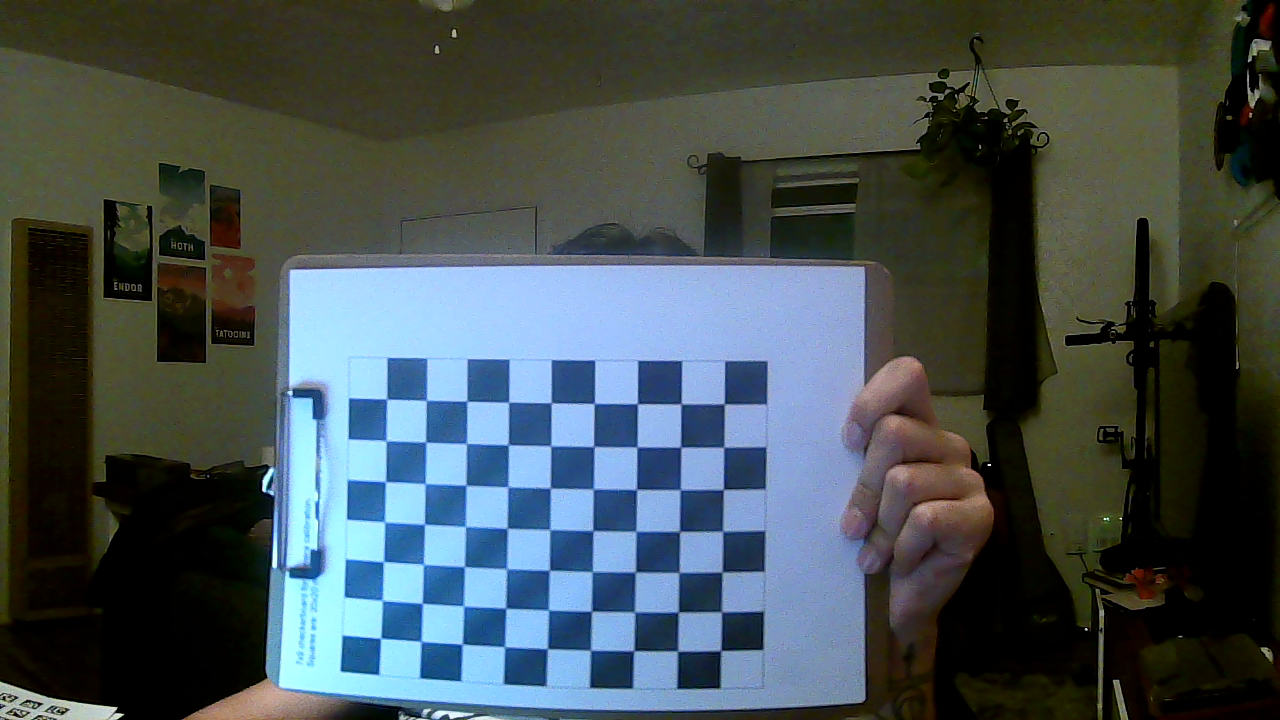
#> input picture Camera_Calibration/cal_01.png, 1280 x 720 px
$ python -i realsense_preview.py   (imports and definitions only)
#> lines starting #> are read from the running program, lines starting #| are printed output that depends on the picture; after the words box and inside, x2 and y2 are one past the last pixel; in counts of white or black regions, pixels touching at a corner belong together
#!/usr/bin/env python3
"""
RealSense D435i preview with zone marker + AprilTag detection.
Uses top-hat morphology + ring/center contrast for marker detection,
spatial clustering to separate zones, and temporal smoothing for stability.

Press 'q' to quit, 's' to save a snapshot.
Usage: python3 realsense_preview.py [--camera 10]
"""

import cv2
import numpy as np
import dt_apriltags
import sys
import time
import argparse
from collections import deque


# AprilTag assignments
TOOL_TAGS = {2: 'phillips', 3: 'hammer', 4: 'flathead'}
GRIPPER_TAG = 22

# Colors
PICKUP_COLOR = (0, 200, 0)
DROPOFF_COLOR = (0, 165, 255)
MARKER_COLOR = (0, 255, 255)
TAG_TOOL_COLOR = (0, 0, 255)
TAG_GRIP_COLOR = (255, 255, 0)

# Frame dimensions (set on startup)
FRAME_W = 640
FRAME_H = 480


def detect_zone_markers(gray):
    """Detect black-square-on-white-paper zone markers using top-hat."""
    tophat_k = cv2.getStructuringElement(cv2.MORPH_RECT, (25, 25))
    tophat = cv2.morphologyEx(gray, cv2.MORPH_TOPHAT, tophat_k)

    _, bright = cv2.threshold(tophat, 25, 255, cv2.THRESH_BINARY)

    clean_k = cv2.getStructuringElement(cv2.MORPH_RECT, (3, 3))
    bright = cv2.morphologyEx(bright, cv2.MORPH_CLOSE, clean_k, iterations=2)
    bright = cv2.morphologyEx(bright, cv2.MORPH_OPEN, clean_k, iterations=1)

    contours, _ = cv2.findContours(bright, cv2.RETR_EXTERNAL, cv2.CHAIN_APPROX_SIMPLE)

    markers = []
    for c in contours:
        area = cv2.contourArea(c)
        if area < 100 or area > 5000:
            continue

        peri = cv2.arcLength(c, True)
        approx = cv2.approxPolyDP(c, 0.05 * peri, True)

        x, y, w, h = cv2.boundingRect(c)
        aspect = float(w) / h if h > 0 else 0
        if aspect < 0.4 or aspect > 2.5:
            continue

        M = cv2.moments(c)
        if M['m00'] == 0:
            continue
        cx = int(M['m10'] / M['m00'])
        cy = int(M['m01'] / M['m00'])

        r_inner = max(w, h) // 4
        r_outer = max(w, h) // 2
        if r_inner < 2 or r_outer < 4:
            continue

        ys = np.arange(max(0, cy - r_outer), min(gray.shape[0], cy + r_outer + 1))
        xs = np.arange(max(0, cx - r_outer), min(gray.shape[1], cx + r_outer + 1))
        if len(ys) == 0 or len(xs) == 0:
            continue
        yg, xg = np.meshgrid(ys, xs, indexing='ij')
        dist = np.sqrt((xg - cx) ** 2 + (yg - cy) ** 2)

        center_mask = dist < r_inner
        ring_mask = (dist >= r_inner) & (dist < r_outer)

        roi = gray[max(0, cy - r_outer):min(gray.shape[0], cy + r_outer + 1),
                    max(0, cx - r_outer):min(gray.shape[1], cx + r_outer + 1)]

        if roi.shape != dist.shape:
            continue

        center_pixels = roi[center_mask]
        ring_pixels = roi[ring_mask]
        if len(center_pixels) < 3 or len(ring_pixels) < 3:
            continue

        if ring_pixels.mean() - center_pixels.mean() > 15:
            markers.append({
                'center': (cx, cy),
                'contour': approx,
                'area': area,
                'corners': approx.reshape(-1, 2),
            })

    return markers


# [67 lines left out: functions group_markers_into_zones, identify_zones, not called in this run]


class TemporalSmoother:
    """Smooths zone centroid positions over N frames to prevent jitter."""

    def __init__(self, window=8):
        self.window = window
        self.history = {}  # label -> deque of (cx, cy)

    # [147 lines left out: functions update, main, not called in this run]


# [2 lines not run here, left out]

>>> import cv2
>>> picture = cv2.imread('Camera_Calibration/cal_01.png', cv2.IMREAD_GRAYSCALE)
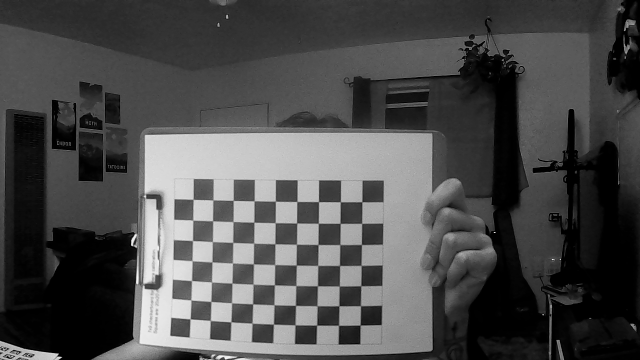
#> picture: shape (720, 1280) (shown at 1/2 size); min 0, max 251, mean 76.4
>>> result = detect_zone_markers(picture)
#> in detect_zone_markers, `tophat = cv2.morphologyEx(gray, cv2.MORPH_TOPHAT, tophat_k)`:
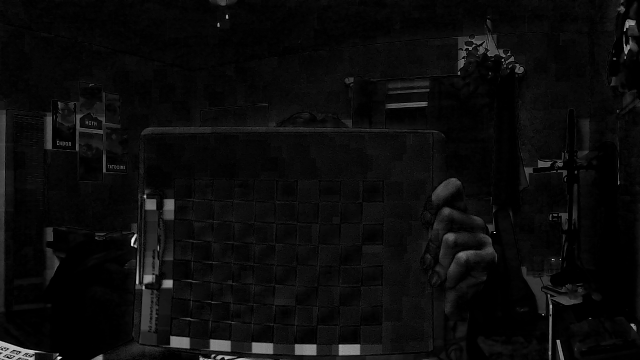
#> tophat: shape (720, 1280) (shown at 1/2 size); min 0, max 251, mean 11
#> in detect_zone_markers, `_, bright = cv2.threshold(tophat, 25, 255, cv2.THRESH_BINARY)`:
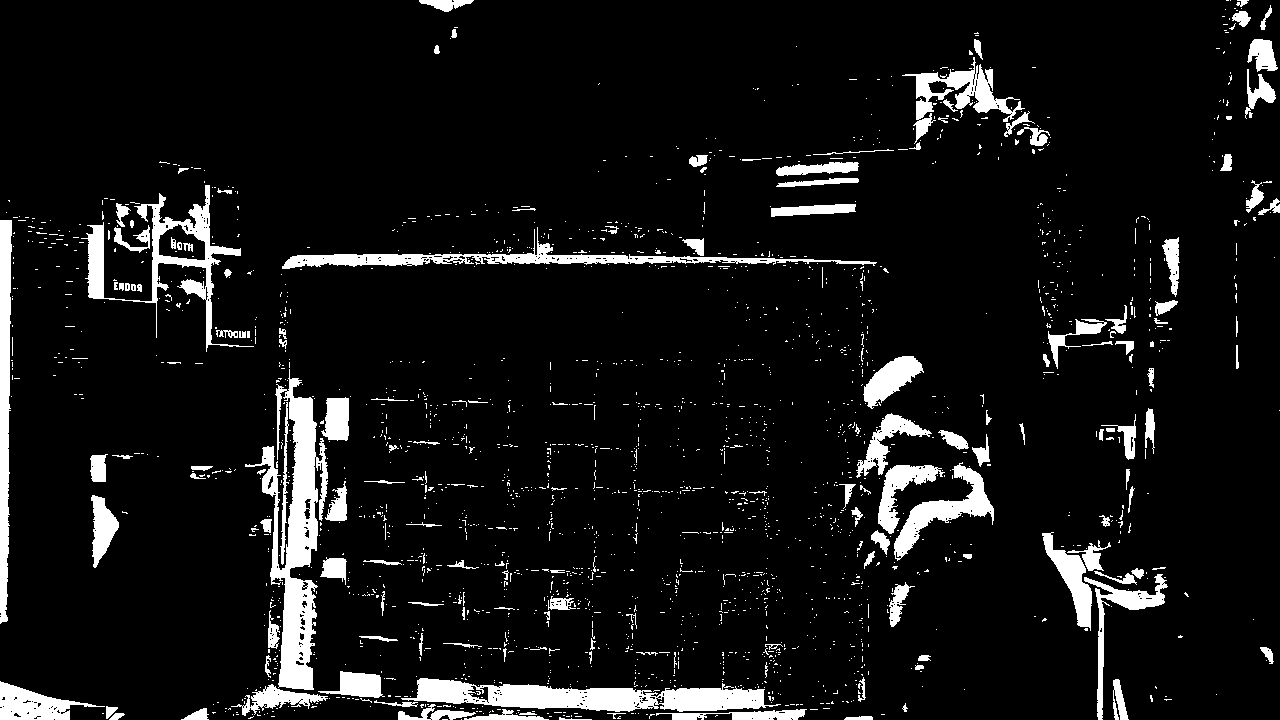
#> bright: shape (720, 1280); 8.1% white; 2160 white regions (1993 under 20 px), largest, box (x1, y1, x2, y2) and area: (245, 369, 328, 690) 9214, (401, 678, 781, 712) 6997, (81, 185, 254, 352) 4691
#> in detect_zone_markers, `bright = cv2.morphologyEx(bright, cv2.MORPH_OPEN, clean_k, iterations=1)`:
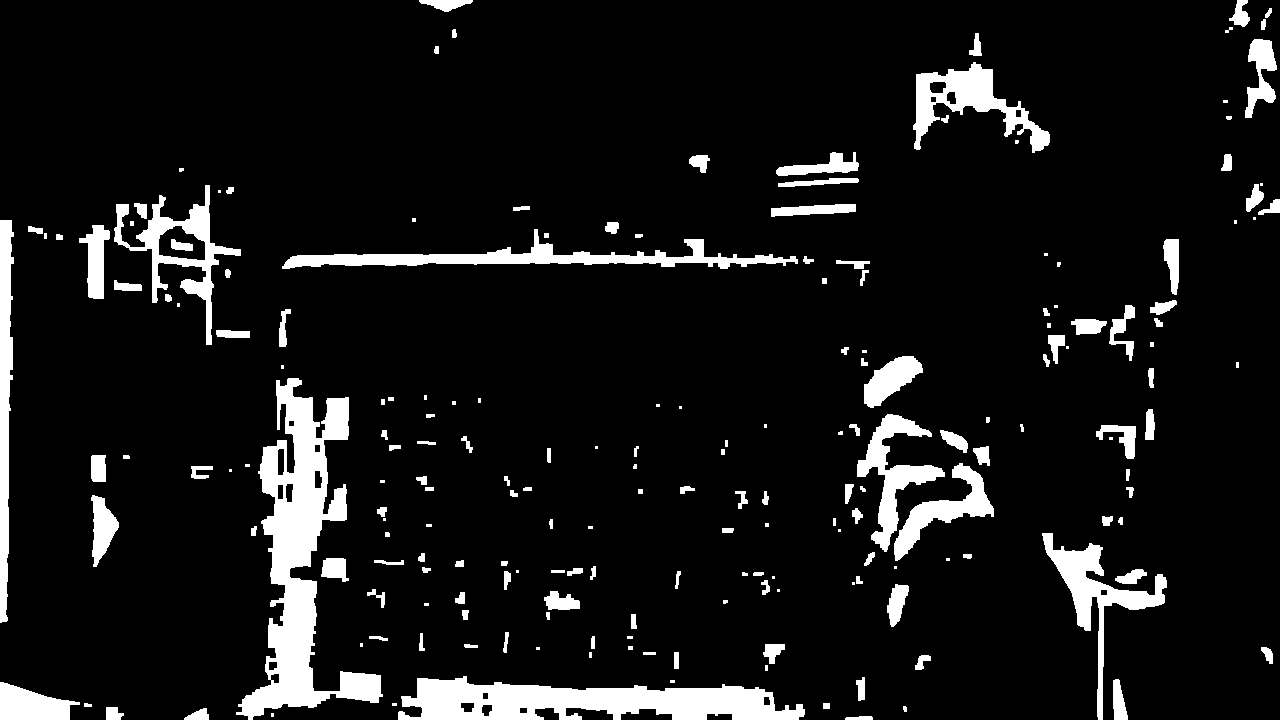
#> bright: shape (720, 1280); 8.9% white; 201 white regions (51 under 20 px)
#> in detect_zone_markers, `contours, _ = cv2.findContours(bright, cv2.RETR_EXTERNAL, cv2.CHAIN_AP..`: contours = 200 contours, 74 with area under 20; largest, box (x1, y1, x2, y2) and area: (236, 378, 383, 720) 16734, (398, 676, 805, 720) 10992, (282, 229, 798, 269) 4967, (114, 185, 241, 345) 4904, (913, 62, 1050, 153) 4293
#> the loop in detect_zone_markers, `for c in contours:` made 200 passes
#> area on passes 1, 13, 23: 66.5, 10992, 31
#> after the loop in detect_zone_markers, `for c in contours:`: markers = []
#> result = []
